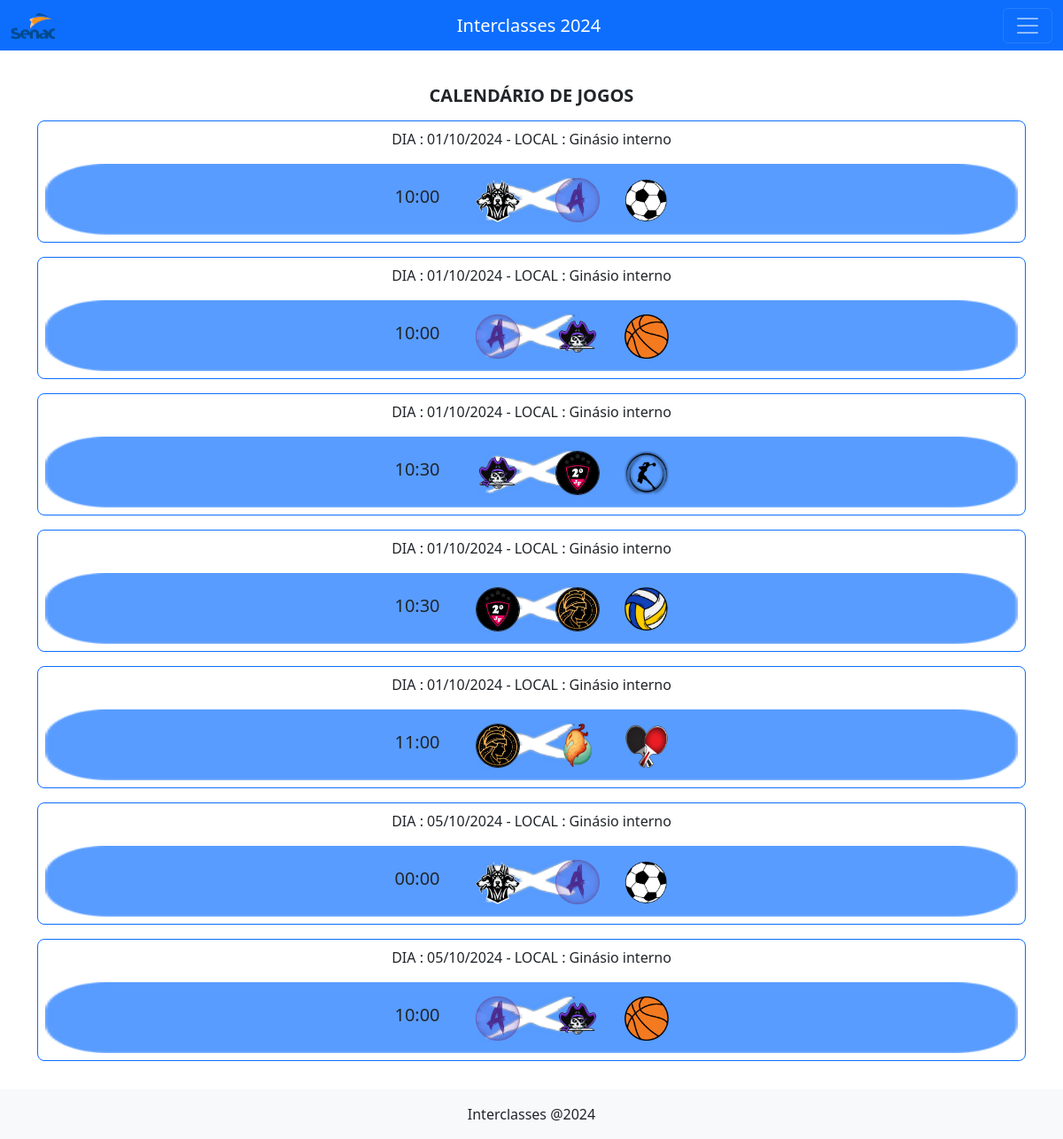
Page /paginas/cronograma/index.php (signed in) on the committed database.
### tables this page shows
CREATE TABLE `jogos` (
  `id` int(11) NOT NULL,
  `modalidade` varchar(30) NOT NULL,
  `sexo` varchar(15) NOT NULL,
  `time1` varchar(20) NOT NULL,
  `time2` varchar(20) NOT NULL,
  `local` varchar(25) NOT NULL,
  `resultado` varchar(30) NOT NULL,
  `vencedor` varchar(20) NOT NULL,
  `pontos` int(11) NOT NULL,
  `tipo` int(11) NOT NULL,
  `responsavel` varchar(50) NOT NULL,
  `hora` time NOT NULL,
  `data` date NOT NULL
);

### paginas/conn.php (called while the page is built, shortened)
<?php
function ConectaBD() {
    $pdo = new PDO('mysql:host=localhost;dbname=cole6345_app', 'root', '');
    return $pdo;
}
function BuscaJogosGeral() {
    $pdo = ConectaBD();
    $sql = $pdo->prepare("SELECT * FROM `jogos` WHERE tipo=? ORDER BY data");
    $sql->execute(array(1));
    $dados = $sql->fetchAll(PDO::FETCH_ASSOC);
    return $dados;
}
?>

### paginas/cronograma/index.php (the view, shortened to what this page needs)
<?php
    include_once "../conn.php";
  if (!isset($_SESSION['usuario']) OR ($_SESSION['usuario'] == 2)) {
    echo "<script>alert('Usuário não logado!')</script>";
    echo "<meta http-equiv= 'refresh' content='0; URL=../login/login.php'/>";
} else {
    $resultado = BuscaJogosGeral();
    $jogos = BuscaJogosGeral();
}
?>
<!DOCTYPE html>
<html lang="pt-br">
    <head>
        <link href="https://cdn.jsdelivr.net/npm/bootstrap@5.3.3/dist/css/bootstrap.min.css" rel="stylesheet">
    </head>
    <body>
        <?php
            include '../componentes/topo.php';
        ?>
        <br><br>
        <div class="container text-center mt-5">
            <h5 class="fw-bold">CALENDÁRIO DE JOGOS</h5>
            <?php
                    if($resultado){
                        foreach ($resultado as $key => $value) {
                            echo "<div class='border rounded-3 border-primary mb-3 mt-3 px-2 py-2 bg-white'>";
                                echo "<p>"." DIA : ". date('d/m/Y', strtotime($resultado[$key]['data'])) ." - LOCAL : ".$resultado[$key]['local']."</p>";
                                if ($jogos) {
                                        echo "<div class='card my-auto mt-3  border-0'>";
                                            echo "<img src='../../img/mistoContra.png' class='card-img' style='height: 80px; width: auto;'>";
                                            echo "<div class='card-img-overlay d-flex justify-content-center'>";
                                                echo "<div class='row'>";
                                                    echo "<div class='col my-auto'>";
                                                        echo "<h5 class='fw-medium'>" . date('H:i', strtotime($jogos[$key]['hora'])) . "</h5>";
                                                    echo "</div>";
                                                    echo "<div class='col my-auto ms-3'>";
                                                        if ($jogos[$key]['time1']  == 'Pandora') {
                                                                echo "<img src='../../img/Pandora.png' width='50px' height='50px'>";
                                                        } elseif ($jogos[$key]['time1']  == 'Anacrônico') {
                                                            echo "<img src='../../img/Anacronicos.png' width='50px' height='50px'>";
                                                        } elseif ($jogos[$key]['time1']  == 'Corsário') {
                                                            echo "<img src='../../img/Corsarios.png' width='50px' height='50px'>";
                                                        } elseif ($jogos[$key]['time1']  == 'Fênix') {
                                                            echo "<img src='../../img/Fenix.png' width='50px' height='50px'>";
                                                        } elseif ($jogos[$key]['time1']  == 'Atena') {
                                                            echo "<img class='border border-dark rounded-5' src='../../img/atena_.jpeg' width='50px' height='50px'>";
                                                        } elseif ($jogos[$key]['time1']  == 'Juízo Final') {
                                                            echo "<img class='border border-dark rounded-5' src='../../img/JuizoFinal.png' width='50px' height='50px'>";
                                                        }
                                                    echo "</div>";
                                                    echo "<div class='col my-auto ms-3'>";
                                                        if ($jogos[$key]['time2']  == 'Pandora') {
                                                            echo "<img src='../../img/Pandora.png' width='50px' height='50px'>";
                                                        } elseif ($jogos[$key]['time2']  == 'Anacrônico') {
                                                            echo "<img src='../../img/Anacronicos.png' width='50px' height='50px'>";
                                                        } elseif ($jogos[$key]['time2']  == 'Corsário') {
                                                            echo "<img src='../../img/Corsarios.png' width='50px' height='50px'>";
                                                        } elseif ($jogos[$key]['time2']  == 'Fênix') {
                                                            echo "<img src='../../img/Fenix.png' width='50px' height='50px'>";
                                                        } elseif ($jogos[$key]['time2']  == 'Atena') {
                                                            echo "<img class='border border-dark rounded-5' src='../../img/atena_.jpeg' width='50px' height='50px'>";
                                                        } elseif ($jogos[$key]['time2']  == 'Juízo Final') {
                                                            echo "<img class='border border-dark rounded-5' src='../../img/JuizoFinal.png' width='50px' height='50px'>";
                                                        }
                                                    echo "</div>";
                                                    echo "<div class='col my-auto ms-1'>";
                                                        if ($jogos[$key]['modalidade']  == 'Futsal') {
                                                            echo "<img src='../../img/EspFut.png' width='50px' height='50px'>";
                                                        } elseif ($jogos[$key]['modalidade']  == 'Basquete 3x3') {
                                                            echo "<img src='../../img/EspBasq.png' width='50px' height='50px'>";
                                                        } elseif ($jogos[$key]['modalidade']  == 'Queimada mista') {
                                                            echo "<img src='../../img/EspQueima.png' width='50px' height='50px'>";
                                                        } elseif ($jogos[$key]['modalidade']  == 'Vôlei misto') {
                                                            echo "<img src='../../img/EspVolei.png' width='50px' height='50px'>";
                                                        } elseif ($jogos[$key]['modalidade']  == 'Tênis de mesa') {
                                                            echo "<img src='../../img/EspPP.png' width='50px' height='50px'>";
                                                        } elseif ($jogos[$key]['modalidade']  == 'Xadrez') {
                                                            echo "<img src='../../img/EspXadrez.png' width='50px' height='50px'>";
                                                        } elseif ($jogos[$key]['modalidade']  == 'Cabo de guerra misto') {
                                                            echo "<img src='../../img/EspCG.png' width='50px' >";
                                                        } elseif ($jogos[$key]['modalidade']  == 'Jogo online') {
                                                            echo "<img src='../../img/EspJO.png' width='50px' height='50px'>";
                                                        } elseif ($jogos[$key]['modalidade']  == 'Gincana de LGG') {
                                                            echo "<img src='../../img/EspGLgg.png' width='50px' height='50px'>";
                                                        } elseif ($jogos[$key]['modalidade']  == 'Desenho') {
                                                            echo "<img src='../../img/EspDesenho.png' width='55px' height='50px'>";
                                                        }
                                                    echo "</div>";
                                                echo "</div>";
                                            echo "</div>";
                                        echo "</div>";
                                }
                            echo "</div>";
                        }
                    } else{
                        echo "<div class='alert alert-success mt-3' role='alert'>Nenhum jogo cadastrado para hoje.</div>";
                    }
            ?>
        <br><br><br>
    </body>
    <?php
        include '../componentes/rodape.php';
    ?>
</html>

### paginas/componentes/topo.php (shortened to what this page needs)
<nav class="navbar navbar-dark bg-primary fixed-top">
  <div class="container-fluid">
    <a class="navbar-brand" href="
      <?php
        if ($_SESSION['acesso'] == 2) {
          echo "../home/homeadm.php";
        } else {
          echo "../home/";
        }
      ?>
    ">
      <img src="../../img/logo_senac.png" alt="Bootstrap" width="50" >
    </a>
    <a class="navbar-brand" href="#">Interclasses 2024</a>
    <button class="navbar-toggler" type="button" data-bs-toggle="offcanvas" data-bs-target="#offcanvasDarkNavbar" aria-controls="offcanvasDarkNavbar" aria-label="Toggle navigation">
      <span class="navbar-toggler-icon"></span>
    </button>
  </div>
</nav>

### paginas/componentes/rodape.php
<footer class="text-center" >
    <nav class="fixed-bottom bg-body-tertiary">
    <div class="container mt-3">
        <p>Interclasses @2024</p>
    </div>
    </nav>
</footer>

### rows in the picture
jogos: data "01/10/2024", local "Ginásio interno", hora "10:00"
jogos: data "01/10/2024", local "Ginásio interno", hora "10:00"
jogos: data "01/10/2024", local "Ginásio interno", hora "10:30"
jogos: data "01/10/2024", local "Ginásio interno", hora "10:30"
jogos: data "01/10/2024", local "Ginásio interno", hora "11:00"
jogos: data "05/10/2024", local "Ginásio interno", hora "00:00"
jogos: data "05/10/2024", local "Ginásio interno", hora "10:00"
